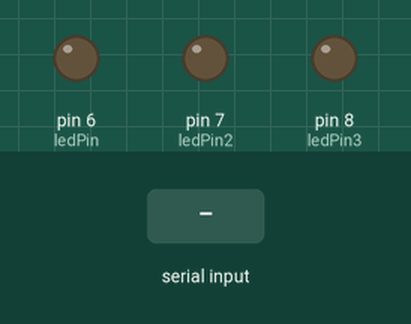
This sketch was run on a simulated Arduino Uno, built with avr-gcc and run on an emulated ATmega328P. Shown: output pins drawn as LEDs (lit = HIGH). The inputs (shaded band) are chosen by the test bench. The modem accepts every AT command (registered, SIM ready, sends succeed) and sends nothing else; what the sketch prints to the serial monitor is not drawn.

Above: at 2.9 s.
3.0 s: "B" received over the second serial link
At 3.4 s:
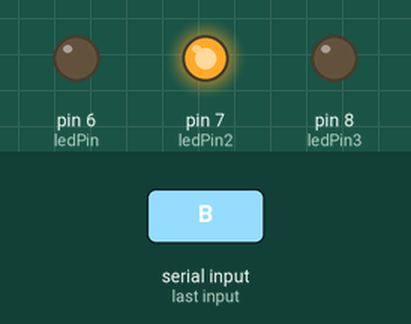
5.0 s: "A" received over the second serial link
6.5 s: "D" received over the second serial link
Timing chart, 0 to 9.5 s (numbered marks = the images above; inputs shaded):
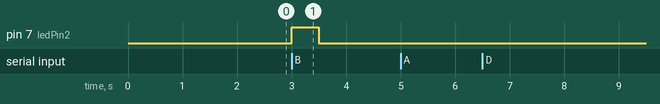

The sketch:

Slave.ino
```cpp
#include <SoftwareSerial.h>

#define BT_NAME   "BT_Slave"

SoftwareSerial mySerial(2, 3); // RX, TX
const int ledPin =  6;
const int ledPin2 =  7;
const int ledPin3 =  8;
void setup()
{
  Serial.begin(38400);
  pinMode(ledPin, OUTPUT);
  pinMode(ledPin2, OUTPUT);
  pinMode(ledPin3, OUTPUT);


  mySerial.begin(38400);
  Serial.println("Arduino receiver");

  mySerial.print("AT\r\n");
  delay(200);
  mySerial.print("AT+RMAAD\r\n");
  delay(200);
  mySerial.print("AT+ADDR?\r\n");
  delay(200);

  mySerial.print("AT+NAME="+String(BT_NAME)+"\r\n");
  delay(200);
  mySerial.print("AT+PSWD=\"1234\"\r\n");
  delay(200);
  mySerial.print("AT+ROLE?\r\n");
  delay(200);
  mySerial.print("AT+UART=38400,0,0\r\n");
  delay(500);
}

void loop()
{
  if (mySerial.available())
    Serial.write(mySerial.read());
  //if (Serial.available())
    //mySerial.write(Serial.read());
  if (mySerial.read() == 'A') {
    // turn LED on:
    digitalWrite(ledPin, HIGH);
    delay(500);
  }
  else if(mySerial.read() == 'B')
  {
    // turn LED on:
    digitalWrite(ledPin2, HIGH);
    delay(500);
  }
  else if(mySerial.read() == 'D')
  {
    // turn LED on:
    digitalWrite(ledPin3, HIGH);
    delay(500);
  }
  else {
    // turn LED off:
    digitalWrite(ledPin, LOW);
    digitalWrite(ledPin2, LOW);
    digitalWrite(ledPin3, LOW);
  }
}
```

Measured:
- after the input at 3.0 s, pin 7 (ledPin2): LOW → HIGH at once, → LOW 0.50 s later
- after the input at 5.0 s, every drawn part: stays the same
- after the input at 6.5 s, every drawn part: stays the same
